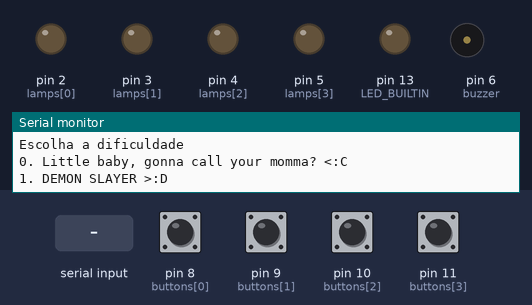
Bench run of a sketch on a simulated Arduino Uno, built with avr-gcc and run on an emulated ATmega328P. On the bench: output pins drawn as LEDs (lit = HIGH), buzzer (waves = sounding), the last lines printed to the serial monitor. Dashed ring = blinking. The inputs (shaded band) are chosen by the test bench; at power-on: pin 8 (buttons[0]), pin 9 (buttons[1]), pin 10 (buttons[2]), pin 11 (buttons[3]) LOW.

Above: at 1.2 s.
1.3 s: "1" received over Serial
At 3.7 s:
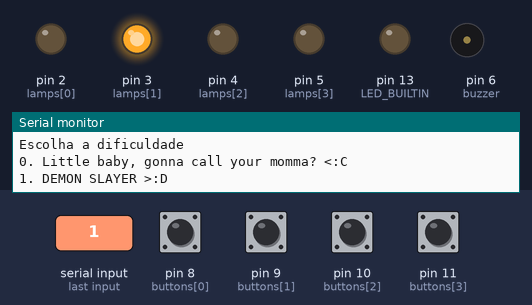
4.3 s: pin 9 (buttons[1]) pulled HIGH for 0.15 s
At 4.8 s:
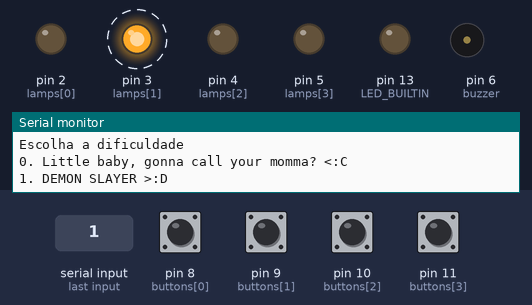
7.3 s: pin 8 (buttons[0]) pulled HIGH for 0.15 s
At 7.8 s:
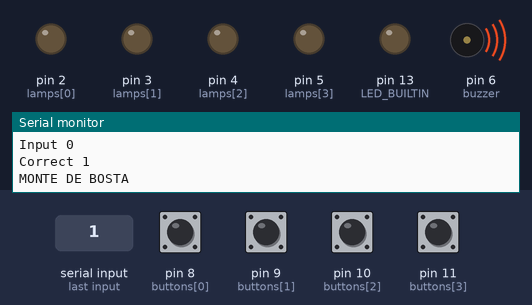
Timing chart, 0 to 14.9 s (numbered marks = the images above; inputs shaded):
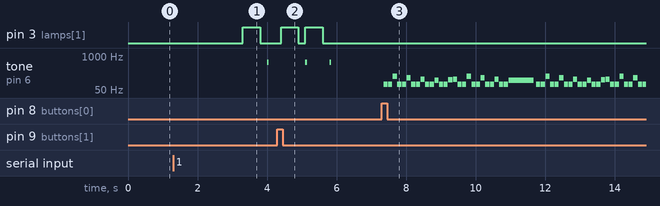

Measured:
- after the input at 1.3 s, pin 3 (lamps[1]): LOW → HIGH after 2.0 s, → LOW 0.50 s later; tone on pin 6 (buzzer): silent → 587 Hz after 2.7 s, → silent 0.05 s later
- after the input at 4.3 s, pin 3 (lamps[1]): alternates HIGH for 0.50 s and LOW for 0.20 s, 4 changes in all, then stays LOW, starting after 0.10 s; tone on pin 6 (buzzer): alternates 587 Hz for 0.05 s and silent for 0.65 s, 4 changes in all, then stays silent, starting after 0.80 s
- after the input at 7.3 s, tone on pin 6 (buzzer): plays 82 Hz for 0.12 s, 82 Hz for 0.12 s, 165 Hz for 0.12 s, 82 Hz for 0.12 s, 82 Hz for 0.12 s, 147 Hz for 0.12 s … (52 notes in this stretch), starting after 0.05 s

The sketch:

SimonSays.ino
```cpp
#define NOTE_B0  31
#define NOTE_C1  33
#define NOTE_CS1 35
#define NOTE_D1  37
#define NOTE_DS1 39
#define NOTE_E1  41
#define NOTE_F1  44
#define NOTE_FS1 46
#define NOTE_G1  49
#define NOTE_GS1 52
#define NOTE_A1  55
#define NOTE_AS1 58
#define NOTE_B1  62
#define NOTE_C2  65
#define NOTE_CS2 69
#define NOTE_D2  73
#define NOTE_DS2 78
#define NOTE_E2  82
#define NOTE_F2  87
#define NOTE_FS2 93
#define NOTE_G2  98
#define NOTE_GS2 104
#define NOTE_A2  110
#define NOTE_AS2 117
#define NOTE_B2  123
#define NOTE_C3  131
#define NOTE_CS3 139
#define NOTE_D3  147
#define NOTE_DS3 156
#define NOTE_E3  165
#define NOTE_F3  175
#define NOTE_FS3 185
#define NOTE_G3  196
#define NOTE_GS3 208
#define NOTE_A3  220
#define NOTE_AS3 233
#define NOTE_B3  247
#define NOTE_C4  262
#define NOTE_CS4 277
#define NOTE_D4  294
#define NOTE_DS4 311
#define NOTE_E4  330
#define NOTE_F4  349
#define NOTE_FS4 370
#define NOTE_G4  392
#define NOTE_GS4 415
#define NOTE_A4  440
#define NOTE_AS4 466
#define NOTE_B4  494
#define NOTE_C5  523
#define NOTE_CS5 554
#define NOTE_D5  587
#define NOTE_DS5 622
#define NOTE_E5  659
#define NOTE_F5  698
#define NOTE_FS5 740
#define NOTE_G5  784
#define NOTE_GS5 831
#define NOTE_A5  880
#define NOTE_AS5 932
#define NOTE_B5  988
#define NOTE_C6  1047
#define NOTE_CS6 1109
#define NOTE_D6  1175
#define NOTE_DS6 1245
#define NOTE_E6  1319
#define NOTE_F6  1397
#define NOTE_FS6 1480
#define NOTE_G6  1568
#define NOTE_GS6 1661
#define NOTE_A6  1760
#define NOTE_AS6 1865
#define NOTE_B6  1976
#define NOTE_C7  2093
#define NOTE_CS7 2217
#define NOTE_D7  2349
#define NOTE_DS7 2489
#define NOTE_E7  2637
#define NOTE_F7  2794
#define NOTE_FS7 2960
#define NOTE_G7  3136
#define NOTE_GS7 3322
#define NOTE_A7  3520
#define NOTE_AS7 3729
#define NOTE_B7  3951
#define NOTE_C8  4186
#define NOTE_CS8 4435
#define NOTE_D8  4699
#define NOTE_DS8 4978
#define REST      0
#define N 4
int tempo = 225;
const int melodyEnd[] PROGMEM = {
  NOTE_E2, 8, NOTE_E2, 8, NOTE_E3, 8, NOTE_E2, 8, NOTE_E2, 8, NOTE_D3, 8, NOTE_E2, 8, NOTE_E2, 8,
  NOTE_C3, 8, NOTE_E2, 8, NOTE_E2, 8, NOTE_AS2, 8, NOTE_E2, 8, NOTE_E2, 8, NOTE_B2, 8, NOTE_C3, 8,
  NOTE_E2, 8, NOTE_E2, 8, NOTE_E3, 8, NOTE_E2, 8, NOTE_E2, 8, NOTE_D3, 8, NOTE_E2, 8, NOTE_E2, 8,
  NOTE_C3, 8, NOTE_E2, 8, NOTE_E2, 8, NOTE_AS2, -2,

  NOTE_E2, 8, NOTE_E2, 8, NOTE_E3, 8, NOTE_E2, 8, NOTE_E2, 8, NOTE_D3, 8, NOTE_E2, 8, NOTE_E2, 8,
  NOTE_C3, 8, NOTE_E2, 8, NOTE_E2, 8, NOTE_AS2, 8, NOTE_E2, 8, NOTE_E2, 8, NOTE_B2, 8, NOTE_C3, 8,
  NOTE_E2, 8, NOTE_E2, 8, NOTE_E3, 8, NOTE_E2, 8, NOTE_E2, 8, NOTE_D3, 8, NOTE_E2, 8, NOTE_E2, 8,
  NOTE_C3, 8, NOTE_E2, 8, NOTE_E2, 8, NOTE_AS2, -2,

  NOTE_E2, 8, NOTE_E2, 8, NOTE_E3, 8, NOTE_E2, 8, NOTE_E2, 8, NOTE_D3, 8, NOTE_E2, 8, NOTE_E2, 8,
  NOTE_C3, 8, NOTE_E2, 8, NOTE_E2, 8, NOTE_AS2, 8, NOTE_E2, 8, NOTE_E2, 8, NOTE_B2, 8, NOTE_C3, 8,
  NOTE_E2, 8, NOTE_E2, 8, NOTE_E3, 8, NOTE_E2, 8, NOTE_E2, 8, NOTE_D3, 8, NOTE_E2, 8, NOTE_E2, 8,
  NOTE_C3, 8, NOTE_E2, 8, NOTE_E2, 8, NOTE_AS2, -2,

  NOTE_E2, 8, NOTE_E2, 8, NOTE_E3, 8, NOTE_E2, 8, NOTE_E2, 8, NOTE_D3, 8, NOTE_E2, 8, NOTE_E2, 8,
  NOTE_C3, 8, NOTE_E2, 8, NOTE_E2, 8, NOTE_AS2, 8, NOTE_E2, 8, NOTE_E2, 8, NOTE_B2, 8, NOTE_C3, 8,
  NOTE_E2, 8, NOTE_E2, 8, NOTE_E3, 8, NOTE_E2, 8, NOTE_E2, 8, NOTE_D3, 8, NOTE_E2, 8, NOTE_E2, 8,
  NOTE_FS3, -16, NOTE_D3, -16, NOTE_B2, -16, NOTE_A3, -16, NOTE_FS3, -16, NOTE_B2, -16, NOTE_D3, -16, NOTE_FS3, -16, NOTE_A3, -16, NOTE_FS3, -16, NOTE_D3, -16, NOTE_B2, -16,

  NOTE_E2, 8, NOTE_E2, 8, NOTE_E3, 8, NOTE_E2, 8, NOTE_E2, 8, NOTE_D3, 8, NOTE_E2, 8, NOTE_E2, 8,
  NOTE_C3, 8, NOTE_E2, 8, NOTE_E2, 8, NOTE_AS2, 8, NOTE_E2, 8, NOTE_E2, 8, NOTE_B2, 8, NOTE_C3, 8,
  NOTE_E2, 8, NOTE_E2, 8, NOTE_E3, 8, NOTE_E2, 8, NOTE_E2, 8, NOTE_D3, 8, NOTE_E2, 8, NOTE_E2, 8,
  NOTE_C3, 8, NOTE_E2, 8, NOTE_E2, 8, NOTE_AS2, -2,

  NOTE_E2, 8, NOTE_E2, 8, NOTE_E3, 8, NOTE_E2, 8, NOTE_E2, 8, NOTE_D3, 8, NOTE_E2, 8, NOTE_E2, 8,
  NOTE_C3, 8, NOTE_E2, 8, NOTE_E2, 8, NOTE_AS2, 8, NOTE_E2, 8, NOTE_E2, 8, NOTE_B2, 8, NOTE_C3, 8,
  NOTE_E2, 8, NOTE_E2, 8, NOTE_E3, 8, NOTE_E2, 8, NOTE_E2, 8, NOTE_D3, 8, NOTE_E2, 8, NOTE_E2, 8,
  NOTE_B3, -16, NOTE_G3, -16, NOTE_E3, -16, NOTE_G3, -16, NOTE_B3, -16, NOTE_E4, -16, NOTE_G3, -16, NOTE_B3, -16, NOTE_E4, -16, NOTE_B3, -16, NOTE_G4, -16, NOTE_B4, -16,

  NOTE_A2, 8, NOTE_A2, 8, NOTE_A3, 8, NOTE_A2, 8, NOTE_A2, 8, NOTE_G3, 8, NOTE_A2, 8, NOTE_A2, 8, //25
  NOTE_F3, 8, NOTE_A2, 8, NOTE_A2, 8, NOTE_DS3, 8, NOTE_A2, 8, NOTE_A2, 8, NOTE_E3, 8, NOTE_F3, 8,
  NOTE_A2, 8, NOTE_A2, 8, NOTE_A3, 8, NOTE_A2, 8, NOTE_A2, 8, NOTE_G3, 8, NOTE_A2, 8, NOTE_A2, 8,
  NOTE_F3, 8, NOTE_A2, 8, NOTE_A2, 8, NOTE_DS3, -2,

  NOTE_A2, 8, NOTE_A2, 8, NOTE_A3, 8, NOTE_A2, 8, NOTE_A2, 8, NOTE_G3, 8, NOTE_A2, 8, NOTE_A2, 8,
  NOTE_F3, 8, NOTE_A2, 8, NOTE_A2, 8, NOTE_DS3, 8, NOTE_A2, 8, NOTE_A2, 8, NOTE_E3, 8, NOTE_F3, 8,
  NOTE_A2, 8, NOTE_A2, 8, NOTE_A3, 8, NOTE_A2, 8, NOTE_A2, 8, NOTE_G3, 8, NOTE_A2, 8, NOTE_A2, 8,
  NOTE_A3, -16, NOTE_F3, -16, NOTE_D3, -16, NOTE_A3, -16, NOTE_F3, -16, NOTE_D3, -16, NOTE_C4, -16, NOTE_A3, -16, NOTE_F3, -16, NOTE_A3, -16, NOTE_F3, -16, NOTE_D3, -16,

  NOTE_E2, 8, NOTE_E2, 8, NOTE_E3, 8, NOTE_E2, 8, NOTE_E2, 8, NOTE_D3, 8, NOTE_E2, 8, NOTE_E2, 8,
  NOTE_C3, 8, NOTE_E2, 8, NOTE_E2, 8, NOTE_AS2, 8, NOTE_E2, 8, NOTE_E2, 8, NOTE_B2, 8, NOTE_C3, 8,
  NOTE_E2, 8, NOTE_E2, 8, NOTE_E3, 8, NOTE_E2, 8, NOTE_E2, 8, NOTE_D3, 8, NOTE_E2, 8, NOTE_E2, 8,
  NOTE_C3, 8, NOTE_E2, 8, NOTE_E2, 8, NOTE_AS2, -2,

  NOTE_E2, 8, NOTE_E2, 8, NOTE_E3, 8, NOTE_E2, 8, NOTE_E2, 8, NOTE_D3, 8, NOTE_E2, 8, NOTE_E2, 8,
  NOTE_C3, 8, NOTE_E2, 8, NOTE_E2, 8, NOTE_AS2, 8, NOTE_E2, 8, NOTE_E2, 8, NOTE_B2, 8, NOTE_C3, 8,
  NOTE_E2, 8, NOTE_E2, 8, NOTE_E3, 8, NOTE_E2, 8, NOTE_E2, 8, NOTE_D3, 8, NOTE_E2, 8, NOTE_E2, 8,
  NOTE_C3, 8, NOTE_E2, 8, NOTE_E2, 8, NOTE_AS2, -2,

  NOTE_CS3, 8, NOTE_CS3, 8, NOTE_CS4, 8, NOTE_CS3, 8, NOTE_CS3, 8, NOTE_B3, 8, NOTE_CS3, 8, NOTE_CS3, 8,
  NOTE_A3, 8, NOTE_CS3, 8, NOTE_CS3, 8, NOTE_G3, 8, NOTE_CS3, 8, NOTE_CS3, 8, NOTE_GS3, 8, NOTE_A3, 8,
  NOTE_B2, 8, NOTE_B2, 8, NOTE_B3, 8, NOTE_B2, 8, NOTE_B2, 8, NOTE_A3, 8, NOTE_B2, 8, NOTE_B2, 8,
  NOTE_G3, 8, NOTE_B2, 8, NOTE_B2, 8, NOTE_F3, -2,

  NOTE_E2, 8, NOTE_E2, 8, NOTE_E3, 8, NOTE_E2, 8, NOTE_E2, 8, NOTE_D3, 8, NOTE_E2, 8, NOTE_E2, 8,
  NOTE_C3, 8, NOTE_E2, 8, NOTE_E2, 8, NOTE_AS2, 8, NOTE_E2, 8, NOTE_E2, 8, NOTE_B2, 8, NOTE_C3, 8,
  NOTE_E2, 8, NOTE_E2, 8, NOTE_E3, 8, NOTE_E2, 8, NOTE_E2, 8, NOTE_D3, 8, NOTE_E2, 8, NOTE_E2, 8,
  NOTE_B3, -16, NOTE_G3, -16, NOTE_E3, -16, NOTE_G3, -16, NOTE_B3, -16, NOTE_E4, -16, NOTE_G3, -16, NOTE_B3, -16, NOTE_E4, -16, NOTE_B3, -16, NOTE_G4, -16, NOTE_B4, -16,

  NOTE_E2, 8, NOTE_E2, 8, NOTE_E3, 8, NOTE_E2, 8, NOTE_E2, 8, NOTE_D3, 8, NOTE_E2, 8, NOTE_E2, 8,
  NOTE_C3, 8, NOTE_E2, 8, NOTE_E2, 8, NOTE_AS2, 8, NOTE_E2, 8, NOTE_E2, 8, NOTE_B2, 8, NOTE_C3, 8,
  NOTE_E2, 8, NOTE_E2, 8, NOTE_E3, 8, NOTE_E2, 8, NOTE_E2, 8, NOTE_D3, 8, NOTE_E2, 8, NOTE_E2, 8,
  NOTE_C3, 8, NOTE_E2, 8, NOTE_E2, 8, NOTE_AS2, -2,

  NOTE_E2, 8, NOTE_E2, 8, NOTE_E3, 8, NOTE_E2, 8, NOTE_E2, 8, NOTE_D3, 8, NOTE_E2, 8, NOTE_E2, 8,
  NOTE_C3, 8, NOTE_E2, 8, NOTE_E2, 8, NOTE_AS2, 8, NOTE_E2, 8, NOTE_E2, 8, NOTE_B2, 8, NOTE_C3, 8,
  NOTE_E2, 8, NOTE_E2, 8, NOTE_E3, 8, NOTE_E2, 8, NOTE_E2, 8, NOTE_D3, 8, NOTE_E2, 8, NOTE_E2, 8,
  NOTE_FS3, -16, NOTE_DS3, -16, NOTE_B2, -16, NOTE_FS3, -16, NOTE_DS3, -16, NOTE_B2, -16, NOTE_G3, -16, NOTE_D3, -16, NOTE_B2, -16, NOTE_DS4, -16, NOTE_DS3, -16, NOTE_B2, -16,

  NOTE_E2, 8, NOTE_E2, 8, NOTE_E3, 8, NOTE_E2, 8, NOTE_E2, 8, NOTE_D3, 8, NOTE_E2, 8, NOTE_E2, 8,
  NOTE_C3, 8, NOTE_E2, 8, NOTE_E2, 8, NOTE_AS2, 8, NOTE_E2, 8, NOTE_E2, 8, NOTE_B2, 8, NOTE_C3, 8,
  NOTE_E2, 8, NOTE_E2, 8, NOTE_E3, 8, NOTE_E2, 8, NOTE_E2, 8, NOTE_D3, 8, NOTE_E2, 8, NOTE_E2, 8,
  NOTE_C3, 8, NOTE_E2, 8, NOTE_E2, 8, NOTE_AS2, -2,

  NOTE_E2, 8, NOTE_E2, 8, NOTE_E3, 8, NOTE_E2, 8, NOTE_E2, 8, NOTE_D3, 8, NOTE_E2, 8, NOTE_E2, 8,
  NOTE_C3, 8, NOTE_E2, 8, NOTE_E2, 8, NOTE_AS2, 8, NOTE_E2, 8, NOTE_E2, 8, NOTE_B2, 8, NOTE_C3, 8,
  NOTE_E2, 8, NOTE_E2, 8, NOTE_E3, 8, NOTE_E2, 8, NOTE_E2, 8, NOTE_D3, 8, NOTE_E2, 8, NOTE_E2, 8,
  NOTE_E4, -16, NOTE_B3, -16, NOTE_G3, -16, NOTE_G4, -16, NOTE_E4, -16, NOTE_G3, -16, NOTE_B3, -16, NOTE_D4, -16, NOTE_E4, -16, NOTE_G4, -16, NOTE_E4, -16, NOTE_G3, -16,

  NOTE_E2, 8, NOTE_E2, 8, NOTE_E3, 8, NOTE_E2, 8, NOTE_E2, 8, NOTE_D3, 8, NOTE_E2, 8, NOTE_E2, 8,
  NOTE_C3, 8, NOTE_E2, 8, NOTE_E2, 8, NOTE_AS2, 8, NOTE_E2, 8, NOTE_E2, 8, NOTE_B2, 8, NOTE_C3, 8,
  NOTE_E2, 8, NOTE_E2, 8, NOTE_E3, 8, NOTE_E2, 8, NOTE_E2, 8, NOTE_D3, 8, NOTE_E2, 8, NOTE_E2, 8,
  NOTE_C3, 8, NOTE_E2, 8, NOTE_E2, 8, NOTE_AS2, -2,

  NOTE_A2, 8, NOTE_A2, 8, NOTE_A3, 8, NOTE_A2, 8, NOTE_A2, 8, NOTE_G3, 8, NOTE_A2, 8, NOTE_A2, 8,
  NOTE_F3, 8, NOTE_A2, 8, NOTE_A2, 8, NOTE_DS3, 8, NOTE_A2, 8, NOTE_A2, 8, NOTE_E3, 8, NOTE_F3, 8,
  NOTE_A2, 8, NOTE_A2, 8, NOTE_A3, 8, NOTE_A2, 8, NOTE_A2, 8, NOTE_G3, 8, NOTE_A2, 8, NOTE_A2, 8,
  NOTE_A3, -16, NOTE_F3, -16, NOTE_D3, -16, NOTE_A3, -16, NOTE_F3, -16, NOTE_D3, -16, NOTE_C4, -16, NOTE_A3, -16, NOTE_F3, -16, NOTE_A3, -16, NOTE_F3, -16, NOTE_D3, -16,

  NOTE_E2, 8, NOTE_E2, 8, NOTE_E3, 8, NOTE_E2, 8, NOTE_E2, 8, NOTE_D3, 8, NOTE_E2, 8, NOTE_E2, 8,
  NOTE_C3, 8, NOTE_E2, 8, NOTE_E2, 8, NOTE_AS2, 8, NOTE_E2, 8, NOTE_E2, 8, NOTE_B2, 8, NOTE_C3, 8,
  NOTE_E2, 8, NOTE_E2, 8, NOTE_E3, 8, NOTE_E2, 8, NOTE_E2, 8, NOTE_D3, 8, NOTE_E2, 8, NOTE_E2, 8,
  NOTE_C3, 8, NOTE_E2, 8, NOTE_E2, 8, NOTE_AS2, -2,

  NOTE_E2, 8, NOTE_E2, 8, NOTE_E3, 8, NOTE_E2, 8, NOTE_E2, 8, NOTE_D3, 8, NOTE_E2, 8, NOTE_E2, 8,
  NOTE_C3, 8, NOTE_E2, 8, NOTE_E2, 8, NOTE_AS2, 8, NOTE_E2, 8, NOTE_E2, 8, NOTE_B2, 8, NOTE_C3, 8,
  NOTE_E2, 8, NOTE_E2, 8, NOTE_E3, 8, NOTE_E2, 8, NOTE_E2, 8, NOTE_D3, 8, NOTE_E2, 8, NOTE_E2, 8,
  NOTE_C3, 8, NOTE_E2, 8, NOTE_E2, 8, NOTE_AS2, -2,

  NOTE_E2, 8, NOTE_E2, 8, NOTE_E3, 8, NOTE_E2, 8, NOTE_E2, 8, NOTE_D3, 8, NOTE_E2, 8, NOTE_E2, 8,
  NOTE_C3, 8, NOTE_E2, 8, NOTE_E2, 8, NOTE_AS2, 8, NOTE_E2, 8, NOTE_E2, 8, NOTE_B2, 8, NOTE_C3, 8,
  NOTE_E2, 8, NOTE_E2, 8, NOTE_E3, 8, NOTE_E2, 8, NOTE_E2, 8, NOTE_D3, 8, NOTE_E2, 8, NOTE_E2, 8,
  NOTE_C3, 8, NOTE_E2, 8, NOTE_E2, 8, NOTE_AS2, -2,

  NOTE_E2, 8, NOTE_E2, 8, NOTE_E3, 8, NOTE_E2, 8, NOTE_E2, 8, NOTE_D3, 8, NOTE_E2, 8, NOTE_E2, 8,
  NOTE_C3, 8, NOTE_E2, 8, NOTE_E2, 8, NOTE_AS2, 8, NOTE_E2, 8, NOTE_E2, 8, NOTE_B2, 8, NOTE_C3, 8,
  NOTE_E2, 8, NOTE_E2, 8, NOTE_E3, 8, NOTE_E2, 8, NOTE_E2, 8, NOTE_D3, 8, NOTE_E2, 8, NOTE_E2, 8,
  NOTE_B3, -16, NOTE_G3, -16, NOTE_E3, -16, NOTE_B2, -16, NOTE_E3, -16, NOTE_G3, -16, NOTE_C4, -16, NOTE_B3, -16, NOTE_G3, -16, NOTE_B3, -16, NOTE_G3, -16, NOTE_E3, -16,
};


int melodyWin[] = {

  NOTE_FS5,8, NOTE_FS5,8,NOTE_D5,8, NOTE_B4,8, REST,8, NOTE_B4,8, REST,8, NOTE_E5,8,
  REST,8, NOTE_E5,8, REST,8, NOTE_E5,8, NOTE_GS5,8, NOTE_GS5,8, NOTE_A5,8, NOTE_B5,8,
  NOTE_A5,8, NOTE_A5,8, NOTE_A5,8, NOTE_E5,8, REST,8, NOTE_D5,8, REST,8, NOTE_FS5,8,
  REST,8, NOTE_FS5,8, REST,8, NOTE_FS5,8, NOTE_E5,8, NOTE_E5,8, NOTE_FS5,8, NOTE_E5,8,
  NOTE_FS5,8, NOTE_FS5,8,NOTE_D5,8, NOTE_B4,8, REST,8, NOTE_B4,8, REST,8, NOTE_E5,8,

  REST,8, NOTE_E5,8, REST,8, NOTE_E5,8, NOTE_GS5,8, NOTE_GS5,8, NOTE_A5,8, NOTE_B5,8,
  NOTE_A5,8, NOTE_A5,8, NOTE_A5,8, NOTE_E5,8, REST,8, NOTE_D5,8, REST,8, NOTE_FS5,8,
  REST,8, NOTE_FS5,8, REST,8, NOTE_FS5,8, NOTE_E5,8, NOTE_E5,8, NOTE_FS5,8, NOTE_E5,8,
  NOTE_FS5,8, NOTE_FS5,8,NOTE_D5,8, NOTE_B4,8, REST,8, NOTE_B4,8, REST,8, NOTE_E5,8,
  REST,8, NOTE_E5,8, REST,8, NOTE_E5,8, NOTE_GS5,8, NOTE_GS5,8, NOTE_A5,8, NOTE_B5,8,

  NOTE_A5,8, NOTE_A5,8, NOTE_A5,8, NOTE_E5,8, REST,8, NOTE_D5,8, REST,8, NOTE_FS5,8,
  REST,8, NOTE_FS5,8, REST,8, NOTE_FS5,8, NOTE_E5,8, NOTE_E5,8, NOTE_FS5,8, NOTE_E5,8,

};


int notes = sizeof(melodyEnd) / sizeof(melodyEnd[0]) / 2;
int wholenote = (60000 * 4) / tempo;
int divider = 0, noteDuration = 0;
int lamps[4] = {2, 3, 4, 5};
int buttons[4] = {8, 9, 10, 11};
int tones[4] = {NOTE_A4, NOTE_D5, NOTE_G5, NOTE_E5};
int shownLamps[20] = {};
int currentLevel = 0;
int buzzer = 6;
int buttonState = 0;
int buttonStates[] = {0, 0, 0, 0};
int lastButtonStates[4] = {0, 0, 0, 0};

int chosenDifficulty = 0;

bool hasShownMessage = false;
bool startGame = false;
bool lostGame = false;

int m = 38727;
int a = 75;
int c = 74;
int seed = 0;

void setup() {

  seed = analogRead(0);
  for (int i = 0; i < N; ++i)
  {
    pinMode(lamps[i], OUTPUT);
    pinMode(buttons[i], INPUT);
  }
  pinMode(buzzer, OUTPUT);
  pinMode(LED_BUILTIN, OUTPUT);
  Serial.begin(9600);


}

int getRandom(int *seed)
{
    *seed = (a*(*seed) + c) % m;
    return (*seed) % N;

}

void blinkLamp(int lamp)
{
  digitalWrite(lamps[lamp], HIGH);
  delay(chosenDifficulty == 48 ? 1500 : 500);
  digitalWrite(lamps[lamp], LOW);
  delay(chosenDifficulty == 48 ? 600 : 200);
}

void blinkPin(int pin)
{
  digitalWrite(pin, HIGH);
  delay(500);
  digitalWrite(pin, LOW);
  delay(200);
}

void playLoseGame() {
  for (int thisNote = 0; thisNote < notes * 2; thisNote = thisNote + 2) {

    divider = pgm_read_word_near(melodyEnd+thisNote + 1);
    if (divider > 0) {
      noteDuration = (wholenote) / divider;
    } else if (divider < 0) {
      noteDuration = (wholenote) / abs(divider);
      noteDuration *= 1.5;
    }
    tone(buzzer, pgm_read_word_near(melodyEnd+thisNote), noteDuration * 0.9);
    delay(noteDuration);
    noTone(buzzer);
  }
}

void playWinGame() {
  for (int thisNote = 0; thisNote < notes * 2; thisNote = thisNote + 2) {
    divider = melodyWin[thisNote + 1];
    if (divider > 0) {
      noteDuration = (wholenote) / divider;
    } else if (divider < 0) {
      noteDuration = (wholenote) / abs(divider);
      noteDuration *= 1.5;
    }
    tone(buzzer, melodyWin[thisNote], noteDuration * 0.9);
    delay(noteDuration);
    noTone(buzzer);
  }
}

void loop() {

  if (!hasShownMessage)
  {
    Serial.println("Escolha a dificuldade");
    Serial.println("0. Little baby, gonna call your momma? <:C");
    Serial.println("1. DEMON SLAYER >:D");
    hasShownMessage = true;
  }

  if (Serial.available() > 0 && !startGame) {
    chosenDifficulty = Serial.read();
    startGame = true;
    delay(2000);
  }

  if (startGame)
  {
    int randomLamp = getRandom(&seed);
    if (randomLamp < 0)
      randomLamp = abs(randomLamp);
    shownLamps[currentLevel] = randomLamp;

    //Escrever as luzes que acendem
    for (int i = 0; i <= currentLevel; ++i)
    {
      int lamp = shownLamps[i];
      blinkLamp(lamp);
      tone(buzzer, tones[lamp], 50);
    }

    //Ler cada jogada
    for (int i = 0; i <= currentLevel; ++i)
    {
      int input = 0;

      while (1) {

        bool differentStateAndHigh = false;

        for (int j = 0; j < N; ++j)
        {
          buttonStates[j] = digitalRead(buttons[j]);

          if (buttonStates[j] != lastButtonStates[j])
          {
            if (buttonStates[j] == HIGH)
            {
              differentStateAndHigh = true;
            }
            if (buttonStates[j] == LOW)
            {
              lastButtonStates[j] = LOW;
            }
          }
        }

        delay(50);

        if (differentStateAndHigh)
        {
          break;
        }
      }

      for (int j = 0; j < N; ++j) {
        buttonState = buttonStates[j];

        if (buttonState != lastButtonStates[j])
        {
          if (buttonState == HIGH)
          {
            input = j;
          }
        }

        lastButtonStates[j] = buttonState;
      }
      if (input !=  shownLamps[i]) {
        Serial.print("Input ");
        Serial.println(input);
        Serial.print("Correct ");
        Serial.println(shownLamps[i]);
        Serial.println("MONTE DE BOSTA");
        playLoseGame();
        lostGame = true;
        startGame = false;
        hasShownMessage = false;
      }


      delay(50);
    }
    ++currentLevel;
  }

  if(currentLevel == 20){
    Serial.println("NAO FEZ MAIS QUE SUA OBRIGACAO");
    playWinGame();
  }
}
```
